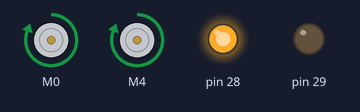
Bench run of a sketch on a simulated Arduino Mega 2560, built with avr-gcc and run on an emulated ATmega2560. Shown: 2 × DC motor (green arrow = forward, orange = backward, longer = faster), output pins drawn as LEDs (lit = HIGH).

Above: at 0.5 s.
At 1.2 s:
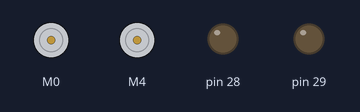
At 2.0 s:
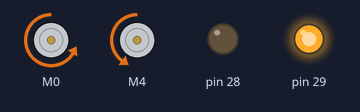
At 3.5 s:
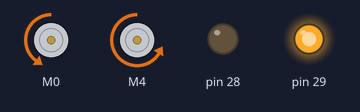
Timing chart, 0 to 5.9 s (numbered marks = the images above):
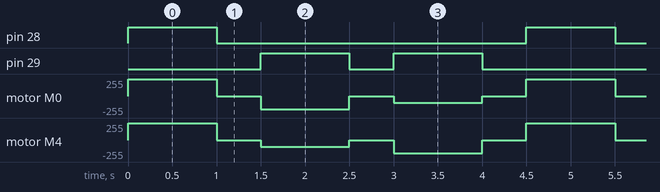

Measured:
- by itself, pin 28: alternates HIGH for 1.0 s and LOW for 3.5 s
- by itself, pin 29: repeats every 4.5 s: LOW 0.50 s, HIGH 1.0 s, LOW 2.0 s, HIGH 1.0 s
- by itself, motor M0: repeats every 4.5 s: stopped 0.50 s, backward 200/255 1.0 s, stopped 0.50 s, backward 100/255 1.0 s, stopped 0.50 s, forward 255/255 1.0 s
- by itself, motor M4: repeats every 4.5 s: stopped 0.50 s, backward 100/255 1.0 s, stopped 0.50 s, backward 200/255 1.0 s, stopped 0.50 s, forward 255/255 1.0 s

The sketch:

EJEM002.ino
```cpp
/*
  Author  : Andrea Lombardo
  Site    : https://www.lombardoandrea.com
  Source  : https://github.com/AndreaLombardo/L298N/

  Here you can see how to work in a common configuration.

  L298NX2 is not a new version of module or IC,
  but it stands for a double implementation of L298N library.

  With L298NX2 is possible to initialize two motors at once.

  Speed range go from 0 to 255, default is 100.
  Use setSpeed(speed) to change speed for both motors,
  setSpeedA(speed) or setSpeedB(speed) for individual changes.

  Sometimes at lower speed motors seems not running.
  It's normal, may depends by motor and power supply.

  Wiring schema in file "L298NX2 - Schema_with_EN_pin.png"
*/

// Include the (new) library
#include <L298NX2.h>

// Pin definition
const unsigned int EN_A = 7;
const unsigned int EN_B = 6;

const unsigned int IN2_B = 5;
const unsigned int IN1_B = 4;
const unsigned int IN2_A = 1;
const unsigned int IN1_A = 0;

// Initialize both motors
L298NX2 motors(EN_A, IN1_A, IN2_A, EN_B, IN1_B, IN2_B);

void setup()
{
  pinMode(28, OUTPUT);
  pinMode(29, OUTPUT);
}
void loop()
{

  motors.setSpeedA(255);
  motors.setSpeedB(255);
 // Tell motor A to go back (may depend by your wiring)
  motors.runA(L298N::FORWARD);
  motors.runB(L298N::FORWARD);
  digitalWrite(28,HIGH);
  digitalWrite(29,LOW);
  delay(1000);
  motors.runA(L298N::STOP);
  motors.runB(L298N::STOP);
  digitalWrite(28,LOW);
  digitalWrite(29,LOW);
  delay(500);

  motors.setSpeedA(200);
  motors.setSpeedB(100);
 // Tell motor A to go back (may depend by your wiring)
  motors.runA(L298N::BACKWARD);
  motors.runB(L298N::BACKWARD);
  digitalWrite(28,LOW);
  digitalWrite(29,HIGH);
  delay(1000);
  motors.runA(L298N::STOP);
  motors.runB(L298N::STOP);
  digitalWrite(28,LOW);
  digitalWrite(29,LOW);
  delay(500);


  motors.setSpeedA(100);
  motors.setSpeedB(200);
 // Tell motor A to go back (may depend by your wiring)
  motors.runA(L298N::BACKWARD);
  motors.runB(L298N::BACKWARD);
  digitalWrite(28,LOW);
  digitalWrite(29,HIGH);
  delay(1000);
  motors.runA(L298N::STOP);
  motors.runB(L298N::STOP);
  digitalWrite(28,LOW);
  digitalWrite(29,LOW);
  delay(500);
}

/*
 // Change individual speeds
  motors.setSpeedA(255);
  motors.setSpeedB(255);


 // Tell motor A to go back (may depend by your wiring)
  motors.runA(L298N::FORWARD);
  motors.runB(L298N::FORWARD);
  digitalWrite(28,HIGH);
  digitalWrite(29,LOW);
  printSomeInfo();
  delay(1000);

  Print some informations in Serial Monitor
*/
```
